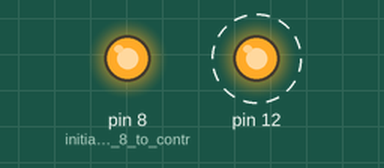
Simulated run of this sketch. Board: Arduino Uno, built with avr-gcc and run on an emulated ATmega328P. On the bench: output pins drawn as LEDs (lit = HIGH). Dashed ring = blinking. What the sketch prints to the serial monitor is not drawn.

Above: at 0.5 s.
Timing chart, 0 to 3.0 s (numbered marks = the images above):
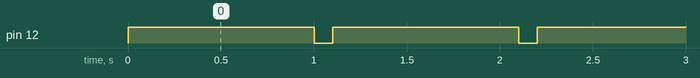

Measured:
- by itself, pin 12: alternates HIGH for 1.0 s and LOW for 0.10 s

The sketch:

radio_message.ino
```cpp
//BlinkwithRadio
void setup() {
  pinMode(12, OUTPUT);
  pinMode(8, OUTPUT);    // initialize pin 8 to control the radio.
  digitalWrite(8, HIGH); // select the radio
  Serial.begin(115200);

}
void loop() {
  digitalWrite(12, HIGH);   // set the LED on
  Serial.println("LED ON");
  delay(1000);              // wait for a second
  digitalWrite(12, LOW);    // set the LED off
  Serial.println("LED OFF");
  delay(100);
}
void sendingData (){

}
```
